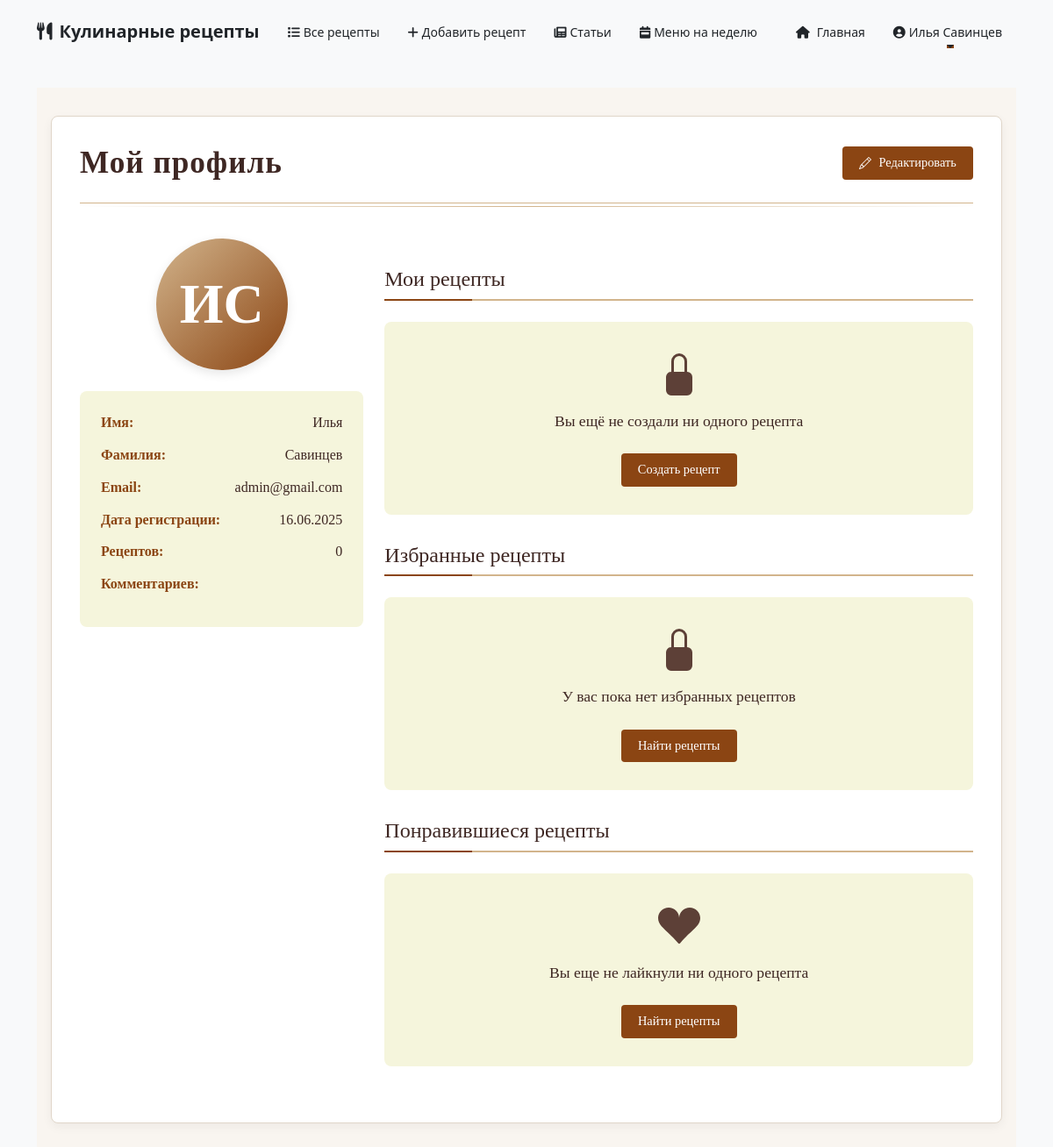
Before: /accounts/profile/ (signed in) with the older database file.
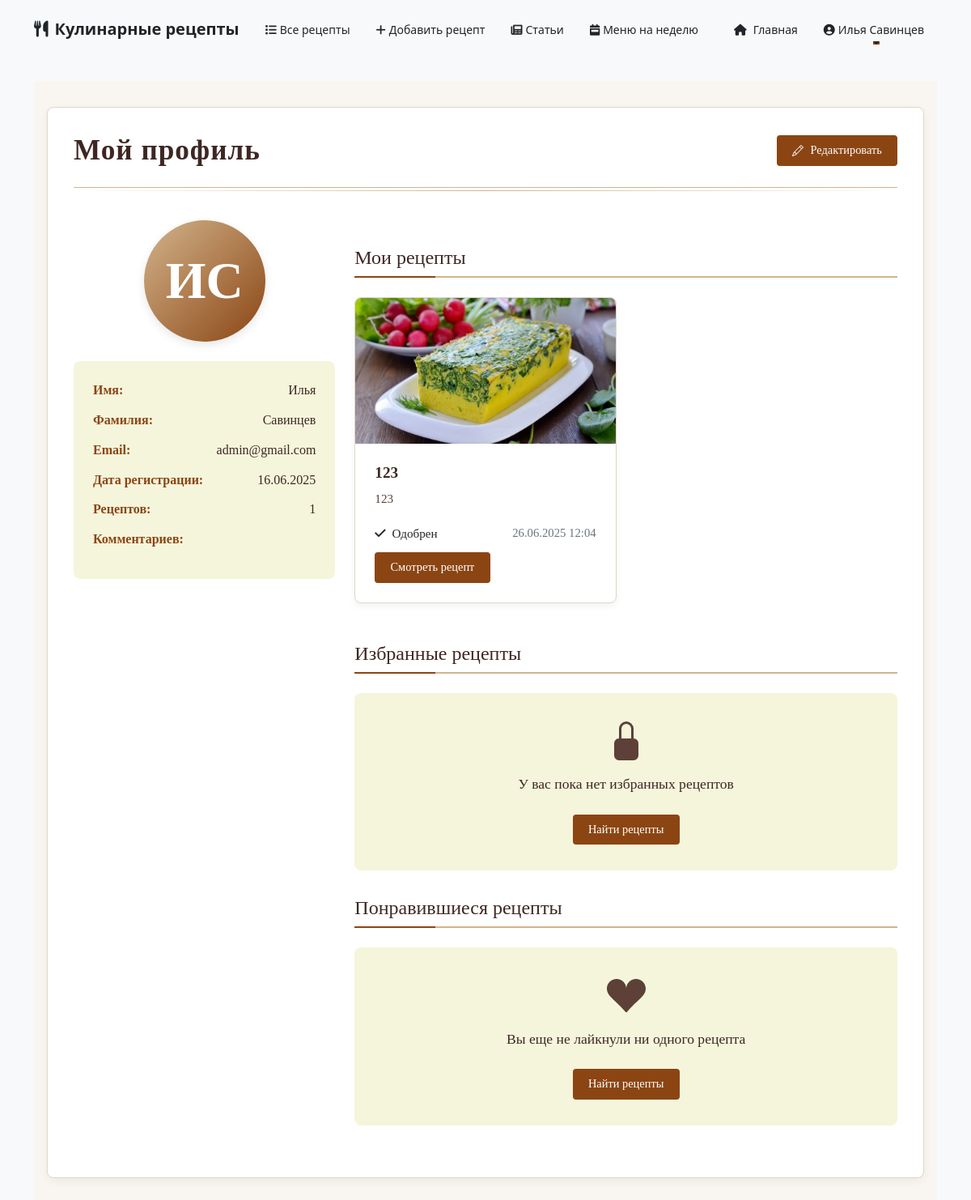
After: the same page with the newer database file.
### accounts/models.py (models this page shows, shortened)
class User(AbstractBaseUser, PermissionsMixin):
    email = models.EmailField(unique=True)
    first_name = models.CharField(max_length=30, blank=True)
    last_name = models.CharField(max_length=30, blank=True)
    is_staff = models.BooleanField(default=False)
    is_active = models.BooleanField(default=True)
    date_joined = models.DateTimeField(default=timezone.now)
    USERNAME_FIELD = 'email'
    REQUIRED_FIELDS = []
    objects = UserManager()

class Recipe(models.Model):
    title = models.CharField(max_length=200)
    description = models.TextField(blank=True)
    ingredients = models.TextField(blank=True)
    instructions = models.TextField()
    created_at = models.DateTimeField(auto_now_add=True)
    updated_at = models.DateTimeField(auto_now=True)
    author = models.ForeignKey(User, on_delete=models.CASCADE, related_name='recipes')
    steps = models.TextField(blank=True)
    prep_time = models.PositiveIntegerField(null=True, blank=True, help_text='Время приготовления в минутах')
    cook_time = models.PositiveIntegerField(null=True, blank=True, help_text='Время готовки в минутах')
    image = models.ImageField(upload_to='recipe_images/', null=True, blank=True)
    MODERATION_STATUS_CHOICES = [
        ('pending', 'На модерации'),
        ('approved', 'Одобрен'),
        ('rejected', 'Отклонён'),
    ]
    moderation_status = models.CharField(max_length=10, choices=MODERATION_STATUS_CHOICES, default='pending')

### accounts/views.py (the view)
# urls.py: path('profile/', views.profile_view, name='profile'),
@login_required
def profile_view(request):
    user = request.user
    user_likes = Like.objects.filter(user=user)
    liked_recipes = Recipe.objects.filter(likes__in=user_likes).distinct()
    favorite_recipes = Recipe.objects.filter(favorited_by__user=user).distinct()
    user_recipes = Recipe.objects.filter(author=user).order_by('-created_at')
    context = {
        'user': user,
        'liked_recipes': liked_recipes,
        'liked_recipes_count': user_likes.count(),
        'favorite_recipes': favorite_recipes,
        'favorite_recipes_count': favorite_recipes.count(),
        'user_recipes': user_recipes,
    }
    return render(request, 'accounts/profile.html', context)

### accounts/templates/accounts/profile.html (shortened to what the changed rows need)
{% extends 'base.html' %}
{% block content %}
<div class="profile-wrapper">
    <div class="profile-main">
        <div class="profile-header">
            <h1 class="profile-title">Мой профиль</h1>
        </div>
        <div class="row">
            <div class="col-md-4">
                <div class="user-avatar">
                    <div class="avatar-placeholder">{{ user.first_name|default:"?"|first|upper }}{{ user.last_name|default:"?"|first|upper }}</div>
                </div>
                <div class="user-info">
                    <p><b>Имя:</b> <span>{{ user.first_name }}</span></p>
                    <p><b>Фамилия:</b> <span>{{ user.last_name }}</span></p>
                    <p><b>Email:</b> <span>{{ user.email }}</span></p>
                    <p><b>Дата регистрации:</b> <span>{{ user.date_joined|date:"d.m.Y" }}</span></p>
                    <p><b>Рецептов:</b> <span>{{ user.recipes.count }}</span></p>
                </div>
            </div>
            <div class="col-md-8">
                <h2 class="section-title">Мои рецепты</h2>
                {% if user_recipes %}
                    <div class="recipe-grid">
                        {% for recipe in user_recipes %}
                        <div class="recipe-card" style="position:relative;">
                            {% if recipe.image %}
                                <img src="{{ recipe.image.url }}" class="recipe-image" alt="{{ recipe.title }}">
                            {% endif %}
                            <div class="recipe-content">
                                <h3 class="recipe-title">{{ recipe.title }}</h3>
                                <p class="recipe-description">{{ recipe.description|truncatechars:80 }}</p>
                                <div style="margin-bottom: 0.7em;">
                                    <span class="moderation-status {{ recipe.moderation_status }}" style="font-size:0.95em;">
                                        {% if recipe.moderation_status == 'approved' %}<i class="fas fa-check me-1"></i> Одобрен{% endif %}
                                    </span>
                                    <span class="text-muted" style="font-size:0.92em; float:right;">{{ recipe.created_at|date:"d.m.Y H:i" }}</span>
                                </div>
                                <a href="{% url 'recipe_detail' recipe.id %}" class="view-recipe-btn">Смотреть рецепт</a>
                            </div>
                        </div>
                        {% endfor %}
                    </div>
                {% else %}
                    <div class="empty-state">
                        <div class="empty-state-icon">
                            <svg xmlns="http://www.w3.org/2000/svg" width="48" height="48" fill="currentColor" viewBox="0 0 16 16">
                                <path d="M8 1a2 2 0 0 1 2 2v4H6V3a2 2 0 0 1 2-2zm3 6V3a3 3 0 0 0-6 0v4a2 2 0 0 0-2 2v5a2 2 0 0 0 2 2h6a2 2 0 0 0 2-2V9a2 2 0 0 0-2-2z"/>
                            </svg>
                        </div>
                        <p class="empty-state-text">Вы ещё не создали ни одного рецепта</p>
                        <a href="{% url 'recipe_create' %}" class="view-recipe-btn">Создать рецепт</a>
                    </div>
                {% endif %}
                <h2 class="section-title">Избранные рецепты</h2>
                <h2 class="section-title">Понравившиеся рецепты</h2>
            </div>
        </div>
    </div>
</div>
{% endblock %}

### accounts/templates/accounts/navbar.html (shortened to what this page needs)
{% load static %}
<nav class="navbar navbar-expand-lg fixed-top">
    <div class="container">
        <a class="navbar-brand" href="{% url 'recipe_list' %}">
            <i class="fas fa-utensils me-2"></i>Кулинарные рецепты
        </a>
        <div class="collapse navbar-collapse" id="navbarNav">
            <ul class="navbar-nav me-auto">
                <li class="nav-item">
                    <a class="nav-link" href="{% url 'recipe_list' %}">
                        <i class="fas fa-list me-1"></i>Все рецепты
                    </a>
                </li>
                {% if user.is_authenticated %}
                <li class="nav-item">
                    <a class="nav-link" href="{% url 'recipe_create' %}">
                        <i class="fas fa-plus me-1"></i>Добавить рецепт
                    </a>
                </li>
                <li class="nav-item">
                    <a class="nav-link" href="{% url 'articles_list' %}">
                        <i class="fas fa-newspaper me-1"></i>Статьи
                    </a>
                </li>
                <li class="nav-item">
                    <a class="nav-link" href="{% url 'menu_for_week' %}">
                        <i class="fas fa-calendar-week me-1"></i>Меню на неделю
                    </a>
                </li>
                {% endif %}
            </ul>
            <ul class="navbar-nav">
                <li class="nav-item">
                    <a class="nav-link" href="{% url 'home' %}">
                        <i class="fas fa-home me-2"></i>Главная
                    </a>
                </li>
                {% if user.is_authenticated %}
                <li class="nav-item dropdown">
                    <a class="nav-link dropdown-toggle" href="#" id="userDropdown" role="button" data-bs-toggle="dropdown">
                        <i class="fas fa-user-circle me-1"></i>{{ user.first_name }} {{ user.last_name }}
                    </a>
                </li>
                {% endif %}
            </ul>
        </div>
    </div>
</nav>
<div style="height: 76px;"></div>

Changed rows visible on the page:
computed for User "Илья": recipes.count "0" → "1"
added Recipe: image (picture), title "123", description "123", moderation_status "approved" (drawn), created_at "26.06.2025 12:04"
Other visible differences:
text no longer shown: "Вы ещё не создали ни одного рецепта Создать рецепт"
